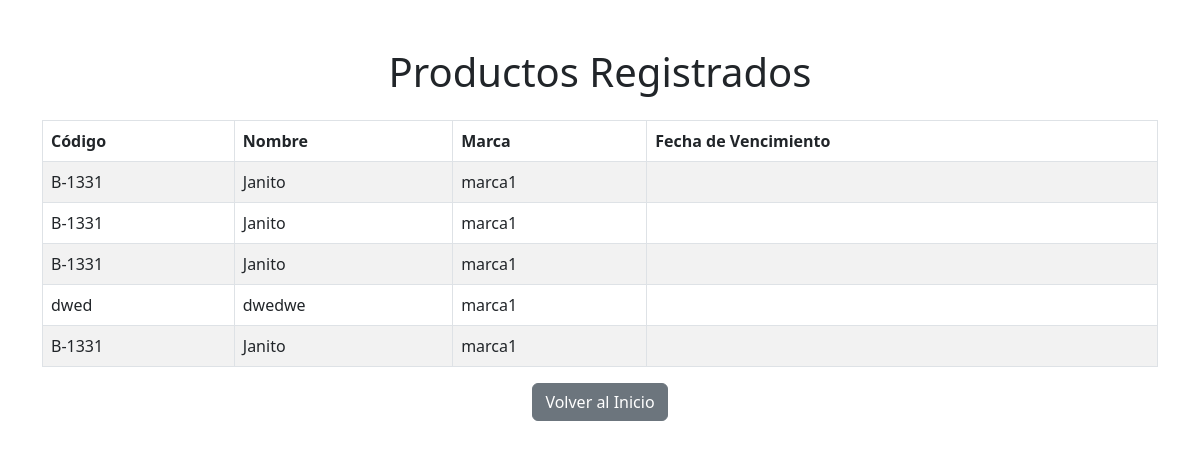
The app's page /consulta/, older data.
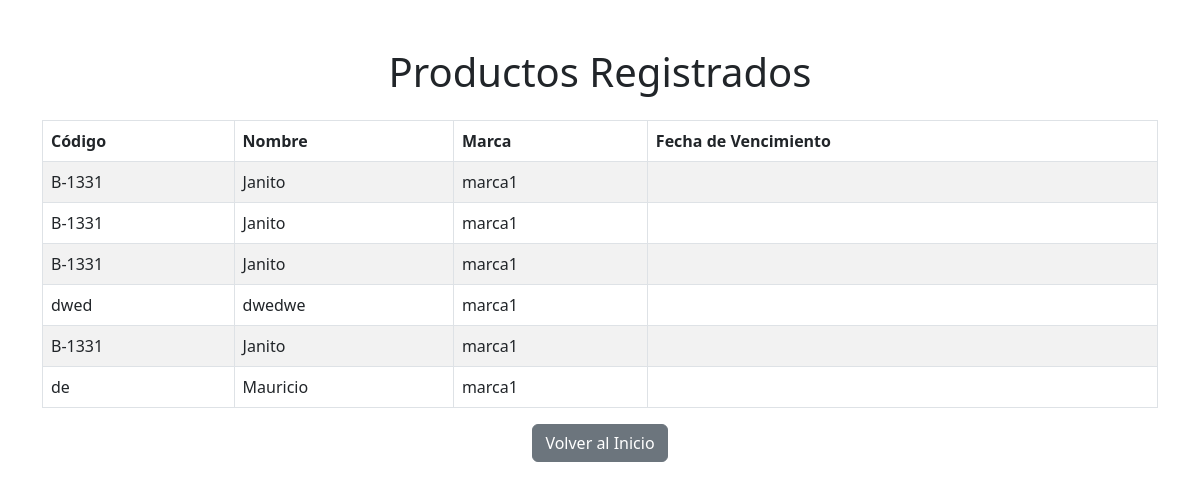
The same page, newer data.
### productos/models.py (models this page shows, shortened)
class Producto(models.Model):
    codigo = models.CharField(max_length=50)
    nombre = models.CharField(max_length=100)
    precio = models.DecimalField(max_digits=10, decimal_places=2)
    marca = models.ForeignKey(Marca, on_delete=models.CASCADE)
    categoria = models.ForeignKey(Categoria, on_delete=models.CASCADE)
    caracteristicas = models.ManyToManyField(Caracteristica)

class Marca(models.Model):
    nombre = models.CharField(max_length=100)
    def __str__(self):
        return self.nombre

### productos/views.py (the view)
# urls.py: path('consulta/', views.consulta, name='consulta_productos'),
def consulta(request):
    productos = Producto.objects.all()
    return render(request, 'productos/consulta.html', {'productos': productos})

### productos/templates/productos/consulta.html (shortened to what this page needs)
<!DOCTYPE html>
<html>
<head>
    {% load static %}
<link href="https://cdn.jsdelivr.net/npm/bootstrap@5.3.0/dist/css/bootstrap.min.css" rel="stylesheet">
</head>
<body>
<div class="container mt-5">
<h1 class="text-center mb-4">Productos Registrados</h1>
<table class="table table-striped table-bordered">
<thead class="thead-dark">
<tr>
<th>Código</th>
<th>Nombre</th>
<th>Marca</th>
<th>Fecha de Vencimiento</th>
</tr>
</thead>
<tbody>
                {% for producto in productos %}
<tr>
<td>{{ producto.codigo }}</td>
<td>{{ producto.nombre }}</td>
<td>{{ producto.marca }}</td>
<td>{{ producto.fecha_vencimiento }}</td>
</tr>
                {% endfor %}
</tbody>
</table>
<div class="text-center">
<a href="/" class="btn btn-secondary">Volver al Inicio</a>
</div>
</div>
</body>
</html>

Row changes from the older to the newer data that the page shows:
added Producto: codigo "de", nombre "Mauricio", marca "marca1"
